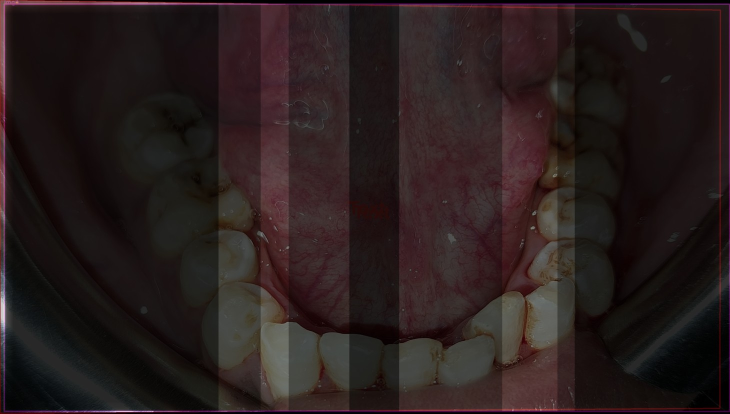
#> input picture imgstitching_teeth/a1e12dc6793f99745e9a6b39d0b24aacaa1dc7c5e3e2c8f260f9e05f.jpg, 1460 x 827 px (shown at 1/2 size)
$ python -i capture_region.py   (imports and definitions only)
#> lines starting #> are read from the running program, lines starting #| are printed output that depends on the picture; after the words box and inside, x2 and y2 are one past the last pixel; in counts of white or black regions, pixels touching at a corner belong together
"""简单的拍摄区域识别。"""

from __future__ import annotations

from dataclasses import dataclass

import cv2
import numpy as np

from dental_stitcher_v1.photo_quality import BLACK_BORDER_THRESHOLD


@dataclass
class RegionAssessment:
    predicted_region: str              # "left" | "center" | "right" | "unknown"
    confidence: float                  # 0-1
    center_x: float                    # 0-1
    span_ratio: float                  # 0-1
    symmetry_score: float              # 0-1
    left_ratio: float                  # 0-1
    center_ratio: float                # 0-1
    right_ratio: float                 # 0-1
    tooth_area_ratio: float            # 0-1
    status_text: str


def infer_simple_capture_region(image: np.ndarray) -> RegionAssessment:
    """基于亮牙区域分布，粗略判断当前更像左侧段/前牙段/右侧段。"""
    if image is None or image.size == 0:
        return RegionAssessment(
            predicted_region="unknown",
            confidence=0.0,
            center_x=0.5,
            span_ratio=0.0,
            symmetry_score=0.0,
            left_ratio=0.0,
            center_ratio=0.0,
            right_ratio=0.0,
            tooth_area_ratio=0.0,
            status_text="区域识别失败：空画面",
        )

    tooth_mask = _build_tooth_candidate_mask(image)
    h, w = tooth_mask.shape
    tooth_area = int(np.count_nonzero(tooth_mask))
    tooth_area_ratio = tooth_area / float(h * w)
    if tooth_area_ratio < 0.015:
        return RegionAssessment(
            predicted_region="unknown",
            confidence=0.18,
            center_x=0.5,
            span_ratio=0.0,
            symmetry_score=0.0,
            left_ratio=0.0,
            center_ratio=0.0,
            right_ratio=0.0,
            tooth_area_ratio=tooth_area_ratio,
            status_text="牙齿亮区太少，区域判断不稳定",
        )

    ys, xs = np.nonzero(tooth_mask)
    x0, x1 = int(xs.min()), int(xs.max())
    y0, y1 = int(ys.min()), int(ys.max())
    bbox_w = max(1, x1 - x0 + 1)
    span_ratio = bbox_w / float(w)
    center_x = float(xs.mean() / max(w - 1, 1))

    thirds = np.array_split(tooth_mask, 3, axis=1)
    band_counts = np.array([np.count_nonzero(part) for part in thirds], dtype=np.float32)
    band_total = float(np.sum(band_counts)) if np.sum(band_counts) > 0 else 1.0
    left_ratio, center_ratio, right_ratio = (band_counts / band_total).tolist()

    symmetry_score = _compute_horizontal_symmetry(tooth_mask[y0:y1 + 1, x0:x1 + 1])
    left_bias = float(np.clip((0.5 - center_x) / 0.24, 0.0, 1.0))
    right_bias = float(np.clip((center_x - 0.5) / 0.24, 0.0, 1.0))
    band_bias = float(np.clip((right_ratio - left_ratio) / 0.30, -1.0, 1.0))
    side_strength = float(np.clip(
        0.45 * abs(band_bias)
        + 0.20 * max(left_bias, right_bias)
        + 0.20 * np.clip((0.62 - symmetry_score) / 0.30, 0.0, 1.0)
        + 0.15 * np.clip((0.60 - span_ratio) / 0.25, 0.0, 1.0),
        0.0,
        1.0,
    ))
    center_strength = float(np.clip(
        0.38 * np.clip((symmetry_score - 0.45) / 0.40, 0.0, 1.0)
        + 0.34 * np.clip((span_ratio - 0.42) / 0.28, 0.0, 1.0)
        + 0.18 * np.clip((0.22 - abs(center_x - 0.5)) / 0.22, 0.0, 1.0)
        + 0.10 * np.clip((center_ratio - 0.24) / 0.20, 0.0, 1.0),
        0.0,
        1.0,
    ))

    if center_strength >= max(side_strength * 0.92, 0.46):
        predicted_region = "center"
        confidence = center_strength
    else:
        predicted_region = "left" if (band_bias < 0 or left_bias > right_bias) else "right"
        confidence = side_strength

    if confidence < 0.36:
        predicted_region = "unknown"

    status_text = _format_region_status(
        predicted_region=predicted_region,
        confidence=confidence,
        center_x=center_x,
        symmetry_score=symmetry_score,
        span_ratio=span_ratio,
    )

    return RegionAssessment(
        predicted_region=predicted_region,
        confidence=float(np.clip(confidence, 0.0, 1.0)),
        center_x=center_x,
        span_ratio=span_ratio,
        symmetry_score=symmetry_score,
        left_ratio=left_ratio,
        center_ratio=center_ratio,
        right_ratio=right_ratio,
        tooth_area_ratio=tooth_area_ratio,
        status_text=status_text,
    )


def _build_tooth_candidate_mask(image: np.ndarray) -> np.ndarray:
    gray = cv2.cvtColor(image, cv2.COLOR_BGR2GRAY)
    effective_mask = gray >= BLACK_BORDER_THRESHOLD
    effective_pixels = gray[effective_mask] if np.any(effective_mask) else gray.reshape(-1)

    if effective_pixels.size == 0:
        return np.zeros_like(gray, dtype=np.uint8)

    threshold_value = max(75.0, float(np.percentile(effective_pixels, 72)))
    tooth_mask = (gray >= threshold_value).astype(np.uint8) * 255
    tooth_mask[gray < BLACK_BORDER_THRESHOLD] = 0

    kernel = np.ones((5, 5), dtype=np.uint8)
    tooth_mask = cv2.morphologyEx(tooth_mask, cv2.MORPH_OPEN, kernel, iterations=1)
    tooth_mask = cv2.morphologyEx(tooth_mask, cv2.MORPH_CLOSE, kernel, iterations=2)
    tooth_mask = _keep_largest_components(tooth_mask, max_components=4)
    return tooth_mask


def _keep_largest_components(mask: np.ndarray, max_components: int = 4) -> np.ndarray:
    num_labels, labels, stats, _ = cv2.connectedComponentsWithStats(mask, connectivity=8)
    if num_labels <= 1:
        return mask

    component_ids = sorted(
        range(1, num_labels),
        key=lambda idx: int(stats[idx, cv2.CC_STAT_AREA]),
        reverse=True,
    )[:max_components]

    filtered = np.zeros_like(mask)
    for idx in component_ids:
        filtered[labels == idx] = 255
    return filtered


def _compute_horizontal_symmetry(mask: np.ndarray) -> float:
    if mask.size == 0:
        return 0.0

    resized = cv2.resize(mask, (120, 80), interpolation=cv2.INTER_NEAREST)
    left = resized[:, :60]
    right = cv2.flip(resized[:, 60:], 1)
    diff = np.mean(np.abs(left.astype(np.float32) - right.astype(np.float32))) / 255.0
    return float(np.clip(1.0 - diff, 0.0, 1.0))


def _format_region_status(
    *,
    predicted_region: str,
    confidence: float,
    center_x: float,
    symmetry_score: float,
    span_ratio: float,
) -> str:
    region_label = {
        "left": "左侧段",
        "center": "前牙段",
        "right": "右侧段",
        "unknown": "未知区域",
    }[predicted_region]

    if predicted_region == "unknown":
        return "区域识别不稳定，系统暂时无法判断左/中/右"

    return (
        f"简单区域识别：疑似{region_label}"
        f"（置信度 {confidence * 100:.0f}% / 居中 {center_x:.2f} / 对称 {symmetry_score:.2f} / 横向覆盖 {span_ratio:.2f}）"
    )

>>> import cv2
>>> picture = cv2.imread('../a1e12dc6793f99745e9a6b39d0b24aacaa1dc7c5e3e2c8f260f9e05f.jpg')
#> picture is the input picture: shape (827, 1460, 3); mean B, G, R 29.1, 29.3, 40.5
>>> result = infer_simple_capture_region(picture)
#> in _build_tooth_candidate_mask, `gray = cv2.cvtColor(image, cv2.COLOR_BGR2GRAY)`:
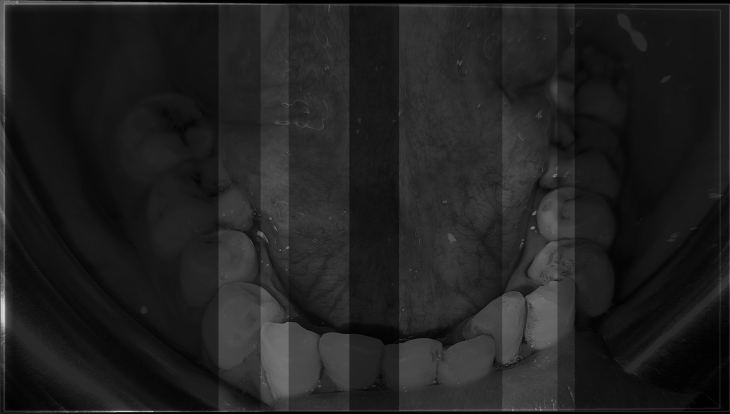
#> gray: shape (827, 1460) (shown at 1/2 size); min 0, max 225, mean 32.7
#> in _build_tooth_candidate_mask, `effective_mask = gray >= BLACK_BORDER_THRESHOLD`:
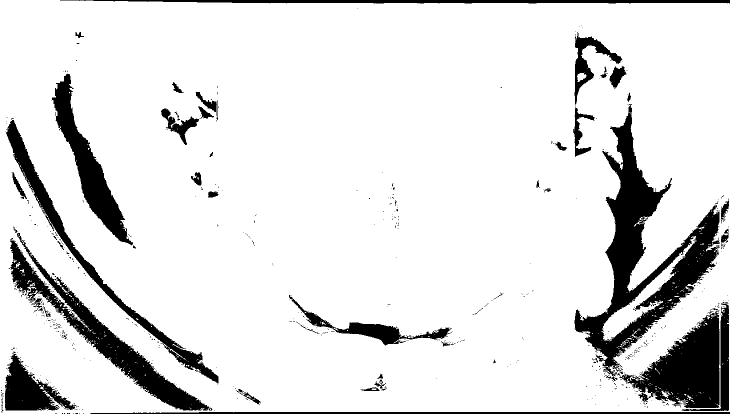
#> effective_mask: shape (827, 1460) bool (shown at 1/2 size); 87.8% white; 638 black regions (583 under 20 px), largest, box (x1, y1, x2, y2) and area: (1149, 208, 1439, 753) 40548, (17, 466, 425, 821) 20359, (1238, 622, 1439, 816) 19492
#> in _build_tooth_candidate_mask, `threshold_value = max(75.0, float(np.percentile(effective_pixels, 72)))`: threshold_value = 75
#> in _build_tooth_candidate_mask, `tooth_mask = (gray >= threshold_value).astype(np.uint8) * 255`: tooth_mask: shape (827, 1460); 3.3% white; 397 white regions (351 under 20 px), largest, box (x1, y1, x2, y2) and area: (520, 574, 590, 798) 9430, (1050, 562, 1115, 698) 7060, (0, 0, 570, 243) 4570
#> in _build_tooth_candidate_mask, `tooth_mask = cv2.morphologyEx(tooth_mask, cv2.MORPH_OPEN, kernel, iter..`: tooth_mask: shape (827, 1460); 2.6% white; 29 white regions, largest, box (x1, y1, x2, y2) and area: (521, 577, 587, 796) 9131, (1051, 562, 1115, 698) 6617, (1004, 592, 1049, 722) 4147
#> in _build_tooth_candidate_mask, `tooth_mask = cv2.morphologyEx(tooth_mask, cv2.MORPH_CLOSE, kernel, ite..`: tooth_mask: shape (827, 1460); 2.7% white; 19 white regions, largest, box (x1, y1, x2, y2) and area: (1004, 400, 1115, 722) 15544, (521, 577, 587, 796) 9192, (0, 0, 296, 188) 4478
#> in _keep_largest_components, `num_labels, labels, stats, _ = cv2.connectedComponentsWithStats(mask, ..`:
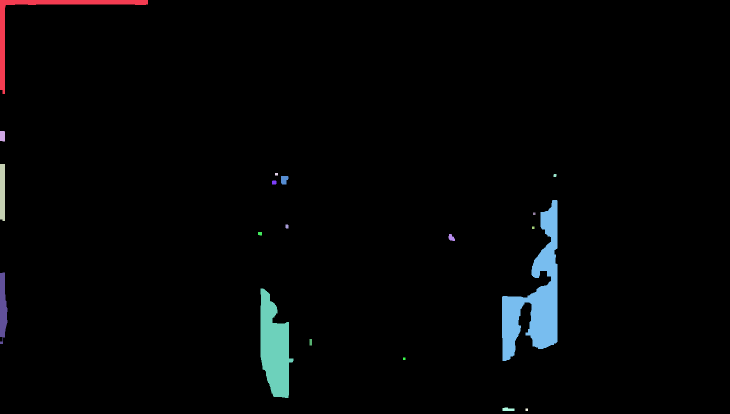
#> labels: shape (827, 1460) int32 (shown at 1/2 size); 20 distinct labels, from 0 to 19; one colour per label, 0 black
#> in _keep_largest_components, `num_labels, labels, stats, _ = cv2.connectedComponentsWithStats(mask, ..`: num_labels = 20; stats = 20 rows, first 6: [0, 0, 1460, 827, 1174449], [0, 0, 296, 188, 4478], [0, 262, 10, 21, 204], [0, 328, 10, 114, 1125], [550, 346, 6, 5, 30], [1107, 348, 6, 6, 34]
#> in _keep_largest_components, `component_ids = sorted( range(1, num_labels), key=lambda idx: int(stat..`: component_ids = [8, 15, 1, 14]
#> the loop in _keep_largest_components, `for idx in component_ids:` made 4 passes
#> idx on passes 1 to 4: 8, 15, 1, 14
#> after the loop in _keep_largest_components, `for idx in component_ids:`:
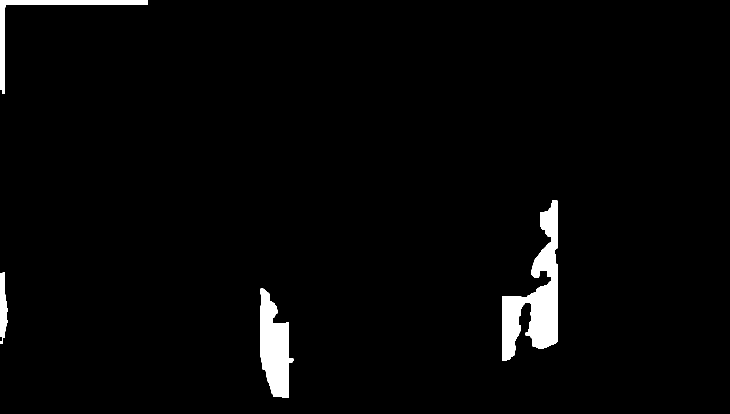
#> filtered: shape (827, 1460) (shown at 1/2 size); 2.5% white; 4 white regions, box (x1, y1, x2, y2) and area: (1004, 400, 1115, 722) 15544, (521, 577, 587, 796) 9192, (0, 0, 296, 188) 4478, (0, 545, 15, 688) 1558
#> in infer_simple_capture_region, `tooth_area = int(np.count_nonzero(tooth_mask))`: tooth_area = 30772
#> in infer_simple_capture_region, `tooth_area_ratio = tooth_area / float(h * w)`: tooth_area_ratio = 0.0255
#> in infer_simple_capture_region, `x0, x1 = int(xs.min()), int(xs.max())`: x0 = 0; x1 = 1114
#> in infer_simple_capture_region, `y0, y1 = int(ys.min()), int(ys.max())`: y0 = 0; y1 = 795
#> in infer_simple_capture_region, `bbox_w = max(1, x1 - x0 + 1)`: bbox_w = 1115
#> in infer_simple_capture_region, `span_ratio = bbox_w / float(w)`: span_ratio = 0.764
#> in infer_simple_capture_region, `center_x = float(xs.mean() / max(w - 1, 1))`: center_x = 0.493
#> in infer_simple_capture_region, `thirds = np.array_split(tooth_mask, 3, axis=1)`: thirds = 3 items
#> in infer_simple_capture_region, `band_counts = np.array([np.count_nonzero(part) for part in thirds], dt..`: band_counts = [6036, 9192, 15544]
#> in infer_simple_capture_region, `band_total = float(np.sum(band_counts)) if np.sum(band_counts) > 0 els..`: band_total = 30772
#> in infer_simple_capture_region, `left_ratio, center_ratio, right_ratio = (band_counts / band_total).tol..`: left_ratio = 0.196; center_ratio = 0.299; right_ratio = 0.505
#> in _compute_horizontal_symmetry, `resized = cv2.resize(mask, (120, 80), interpolation=cv2.INTER_NEAREST)`:
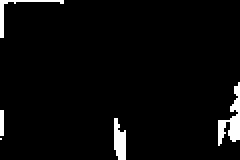
#> resized: shape (80, 120) (shown 2 times larger); 3.6% white; 5 white regions (1 under 20 px), largest, box (x1, y1, x2, y2) and area: (109, 41, 120, 73) 151, (57, 59, 63, 80) 95, (0, 0, 32, 19) 73, (0, 55, 2, 68) 26
#> in _compute_horizontal_symmetry, `resized = cv2.resize(mask, (120, 80), interpolation=cv2.INTER_NEAREST)`:
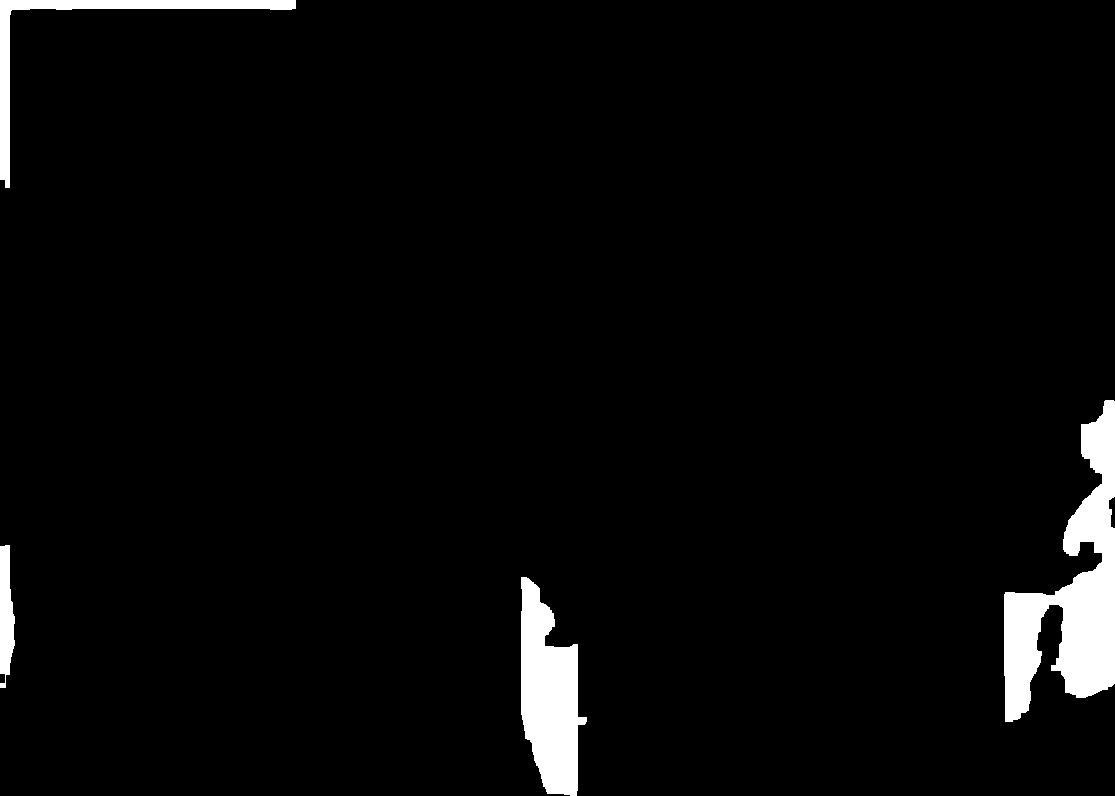
#> mask: shape (796, 1115); 3.5% white; 4 white regions, box (x1, y1, x2, y2) and area: (1004, 400, 1115, 722) 15544, (521, 577, 587, 796) 9192, (0, 0, 296, 188) 4478, (0, 545, 15, 688) 1558
#> in _compute_horizontal_symmetry, `left = resized[:, :60]`: left: shape (80, 60); 3.2% white; 4 white regions (1 under 20 px), largest, box (x1, y1, x2, y2) and area: (0, 0, 32, 19) 73, (57, 59, 60, 80) 52, (0, 55, 2, 68) 26
#> in _compute_horizontal_symmetry, `right = cv2.flip(resized[:, 60:], 1)`:
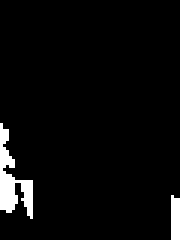
#> right: shape (80, 60) (shown 3 times larger); 4% white; 2 white regions, box (x1, y1, x2, y2) and area: (0, 41, 11, 73) 151, (57, 65, 60, 80) 43
#> in _compute_horizontal_symmetry, `diff = np.mean(np.abs(left.astype(np.float32) - right.astype(np.float3..`: diff = 0.0462
#> in infer_simple_capture_region, `symmetry_score = _compute_horizontal_symmetry(tooth_mask[y0:y1 + 1, x0..`: symmetry_score = 0.954
#> in infer_simple_capture_region, `left_bias = float(np.clip((0.5 - center_x) / 0.24, 0.0, 1.0))`: left_bias = 0.0299
#> in infer_simple_capture_region, `right_bias = float(np.clip((center_x - 0.5) / 0.24, 0.0, 1.0))`: right_bias = 0
#> in infer_simple_capture_region, `band_bias = float(np.clip((right_ratio - left_ratio) / 0.30, -1.0, 1.0))`: band_bias = 1
#> in infer_simple_capture_region, `side_strength = float(np.clip( 0.45 * abs(band_bias) + 0.20 * max(left..`: side_strength = 0.456
#> in infer_simple_capture_region, `center_strength = float(np.clip( 0.38 * np.clip((symmetry_score - 0.45..`: center_strength = 0.923
